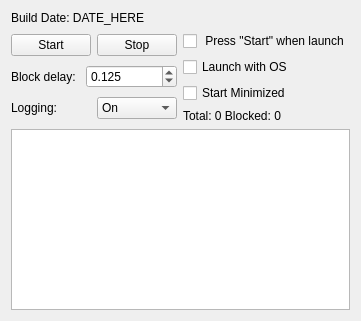
<?xml version="1.0" encoding="UTF-8"?>
<ui version="4.0">
 <class>MainWindow</class>
 <widget class="QWidget" name="MainWindow">
  <property name="geometry">
   <rect>
    <x>0</x>
    <y>0</y>
    <width>344</width>
    <height>321</height>
   </rect>
  </property>
  <property name="sizePolicy">
   <sizepolicy hsizetype="Minimum" vsizetype="Minimum">
    <horstretch>0</horstretch>
    <verstretch>0</verstretch>
   </sizepolicy>
  </property>
  <property name="cursor">
   <cursorShape>ArrowCursor</cursorShape>
  </property>
  <property name="focusPolicy">
   <enum>Qt::NoFocus</enum>
  </property>
  <property name="windowTitle">
   <string>QDoubleClickFix Beta 0.5</string>
  </property>
  <property name="windowIcon">
   <iconset resource="basic_resources.qrc">
    <normaloff>:/icon.ico</normaloff>:/icon.ico</iconset>
  </property>
  <property name="windowOpacity">
   <double>0.950000000000000</double>
  </property>
  <property name="layoutDirection">
   <enum>Qt::LeftToRight</enum>
  </property>
  <property name="autoFillBackground">
   <bool>false</bool>
  </property>
  <layout class="QGridLayout" name="gridLayout">
   <item row="1" column="0">
    <layout class="QHBoxLayout" name="horizontalLayout_4">
     <property name="sizeConstraint">
      <enum>QLayout::SetMaximumSize</enum>
     </property>
     <item>
      <layout class="QVBoxLayout" name="verticalLayout_2">
       <item>
        <layout class="QHBoxLayout" name="horizontalLayout_2">
         <item>
          <widget class="QPushButton" name="StartPutton">
           <property name="text">
            <string>Start</string>
           </property>
          </widget>
         </item>
         <item>
          <widget class="QPushButton" name="StopButton">
           <property name="text">
            <string>Stop</string>
           </property>
          </widget>
         </item>
        </layout>
       </item>
       <item>
        <layout class="QHBoxLayout" name="horizontalLayout_3">
         <item>
          <widget class="QLabel" name="DelayLabel">
           <property name="text">
            <string>Block delay: </string>
           </property>
          </widget>
         </item>
         <item>
          <widget class="QDoubleSpinBox" name="doubleSpinBox">
           <property name="decimals">
            <number>3</number>
           </property>
           <property name="minimum">
            <double>0.001000000000000</double>
           </property>
           <property name="maximum">
            <double>9999999.000000000000000</double>
           </property>
           <property name="singleStep">
            <double>0.010000000000000</double>
           </property>
           <property name="value">
            <double>0.125000000000000</double>
           </property>
          </widget>
         </item>
        </layout>
       </item>
       <item>
        <layout class="QHBoxLayout" name="horizontalLayout">
         <item>
          <widget class="QLabel" name="label">
           <property name="text">
            <string>Logging:</string>
           </property>
          </widget>
         </item>
         <item>
          <widget class="QComboBox" name="comboBox">
           <property name="currentText">
            <string>On</string>
           </property>
           <item>
            <property name="text">
             <string>On</string>
            </property>
           </item>
           <item>
            <property name="text">
             <string>Off</string>
            </property>
           </item>
          </widget>
         </item>
        </layout>
       </item>
      </layout>
     </item>
     <item>
      <layout class="QVBoxLayout" name="verticalLayout">
       <item>
        <widget class="QCheckBox" name="AutoStartWhenLaunch">
         <property name="text">
          <string> Press &quot;Start&quot; when launch</string>
         </property>
        </widget>
       </item>
       <item>
        <widget class="QCheckBox" name="LaunchWithOS">
         <property name="text">
          <string>Launch with OS</string>
         </property>
        </widget>
       </item>
       <item>
        <widget class="QCheckBox" name="StartMinimized">
         <property name="sizePolicy">
          <sizepolicy hsizetype="Expanding" vsizetype="Fixed">
           <horstretch>0</horstretch>
           <verstretch>0</verstretch>
          </sizepolicy>
         </property>
         <property name="text">
          <string>Start Minimized</string>
         </property>
         <property name="autoRepeat">
          <bool>true</bool>
         </property>
         <property name="autoExclusive">
          <bool>true</bool>
         </property>
         <property name="autoRepeatInterval">
          <number>13</number>
         </property>
        </widget>
       </item>
       <item>
        <widget class="QLabel" name="label_2">
         <property name="text">
          <string>Total: 0 Blocked: 0</string>
         </property>
        </widget>
       </item>
      </layout>
     </item>
    </layout>
   </item>
   <item row="2" column="0">
    <widget class="QPlainTextEdit" name="plainTextEdit">
     <property name="sizePolicy">
      <sizepolicy hsizetype="Expanding" vsizetype="Expanding">
       <horstretch>0</horstretch>
       <verstretch>0</verstretch>
      </sizepolicy>
     </property>
    </widget>
   </item>
   <item row="0" column="0">
    <widget class="QLabel" name="BuildDateLabel">
     <property name="text">
      <string>Build Date: DATE_HERE</string>
     </property>
    </widget>
   </item>
  </layout>
 </widget>
 <layoutdefault spacing="6" margin="11"/>
 <resources>
  <include location="basic_resources.qrc"/>
 </resources>
 <connections/>
</ui>
